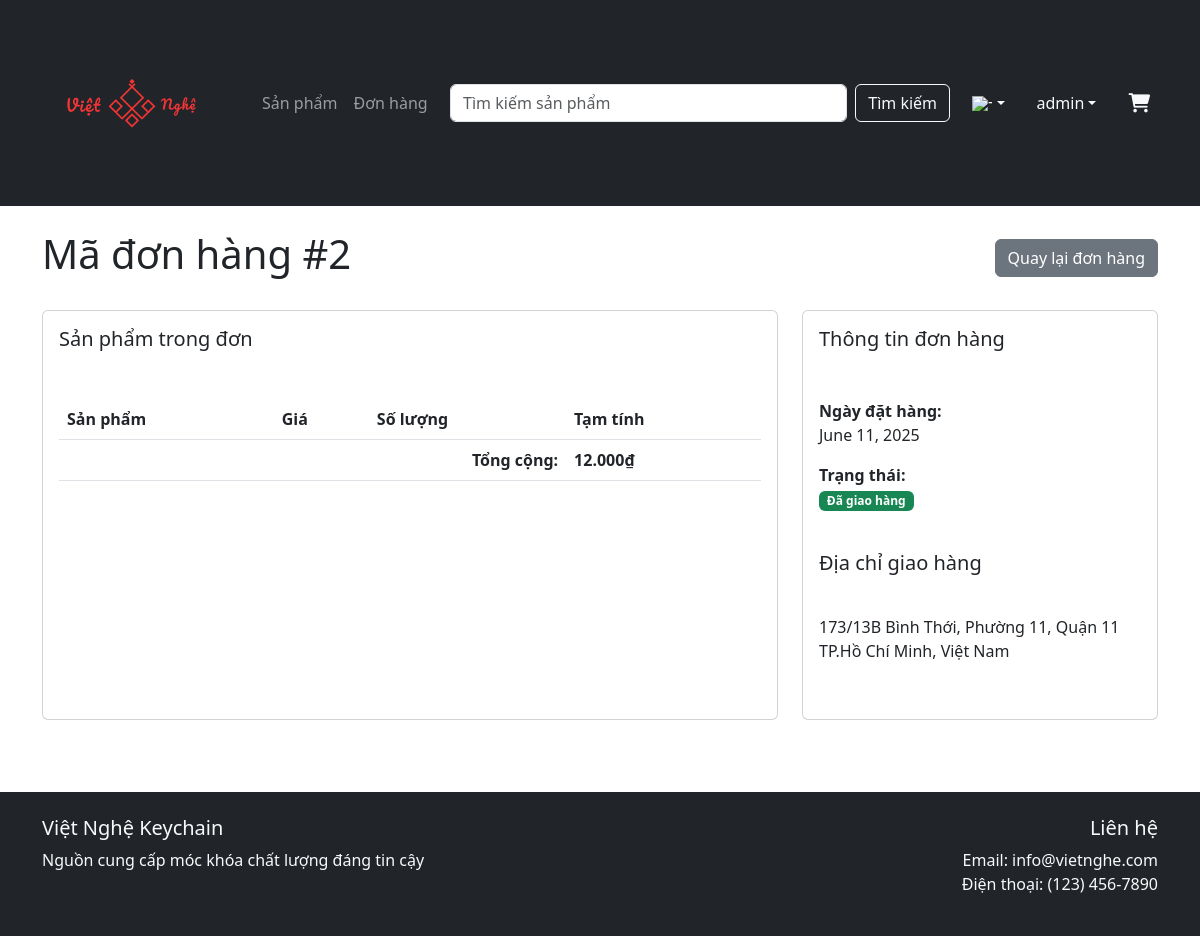
/orders/show/2 (signed in), run on the app's committed database.
### tables this page shows
CREATE TABLE `orders` (
  `order_id` int(11) NOT NULL,
  `user_id` int(11) NOT NULL,
  `cart_id` int(11) NOT NULL,
  `processed_by` int(11) DEFAULT NULL,
  `order_date` datetime DEFAULT current_timestamp(),
  `total_amount` decimal(8,2) NOT NULL,
  `status` enum('pending','processing','shipped','delivered','cancelled') DEFAULT 'pending',
  `shipping_address` varchar(200) DEFAULT NULL
);

### controllers/Controller.php (called while the page is built, shortened)
<?php
abstract class Controller {
    protected function render($view, $data = []) {
        extract($data);
        $viewPath = __DIR__ . "/../views/{$view}.php";
        require $viewPath;
        require __DIR__ . "/../views/layouts/main.php";
    }
}

### controllers/OrderController.php (called while the page is built, shortened)
<?php
require_once __DIR__ . '/Controller.php';
require_once __DIR__ . '/../models/Order.php';
class OrderController extends Controller {
    private $orderModel;
    public function __construct() {
        $this->orderModel = new Order();
    }
    public function show($id) {
        $order = $this->orderModel->getOrderDetails($id);
        if (!isset($order['shipping_city']) && isset($order['shipping_address'])) {
            $addressParts = explode("\n", $order['shipping_address']);
            $order['shipping_address'] = $addressParts[0] ?? '';
            if (isset($addressParts[1])) {
                $cityCountry = explode(", ", $addressParts[1]);
                $order['shipping_city'] = $cityCountry[0] ?? '';
                $order['shipping_country'] = $cityCountry[1] ?? '';
            }
        }
        $this->render('orders/detail', [
            'order' => $order,
            'basePath' => $this->basePath
        ]);
    }
    protected function getStatusBadgeClass($status) {
        switch ($status) {
            case 'delivered':
                return 'success';
        }
    }
}

### config/helpers.php (called while the page is built, shortened)
<?php
function getCurrentLanguage() {
    return isset($_SESSION['language']) ? $_SESSION['language'] : 'vi';
}
function __($key) {
    $languages = require __DIR__ . '/languages.php';
    $currentLang = getCurrentLanguage();
    return $languages[$currentLang][$key] ?? $key;
}
function formatCurrency($amount, $currency = 'VND') {
    if ($currency === 'VND') {
        return number_format($amount, 0, ',', '.') . '₫';
    } else {
        return '$' . number_format($amount, 2, '.', ',');
    }
}

### models/Model.php (called while the page is built, shortened)
<?php
class Model {
    public function __construct() {
        global $db;
        $this->db = $db;
    }
}

### models/Order.php (called while the page is built, shortened)
<?php
require_once __DIR__ . '/Model.php';
class Order extends Model {
    protected $table = 'orders';
    protected $primaryKey = 'order_id';
    public function getOrderDetails($orderId) {
        $sql = "SELECT * FROM {$this->table} WHERE {$this->primaryKey} = ?";
        $stmt = $this->db->prepare($sql);
        $stmt->bind_param("i", $orderId);
        $stmt->execute();
        $result = $stmt->get_result();
        $order = $result->fetch_assoc();
        $sql = "SELECT oi.*, p.name, p.image_url, p.deleted
                FROM order_items oi
                JOIN products p ON oi.product_id = p.product_id
                WHERE oi.order_id = ?";
        $stmt = $this->db->prepare($sql);
        $stmt->bind_param("i", $orderId);
        $stmt->execute();
        $result = $stmt->get_result();
        $order['items'] = $result->fetch_all(MYSQLI_ASSOC);
        return $order;
    }
}

### views/orders/detail.php (the view, shortened to what this page needs)
<div class="row">
    <div class="col-12">
        <div class="d-flex justify-content-between align-items-center mb-4">
            <h1><?= __('order_number') ?> #<?php echo $order['order_id']; ?></h1>
            <a href="<?= $basePath ?>/orders" class="btn btn-secondary">
                <i class="bi bi-arrow-left"></i> <?= __('back_to_orders') ?>
            </a>
        </div>
    </div>
</div>
<div class="row">
    <div class="col-md-8">
        <div class="card mb-4">
            <div class="card-body">
                <h5 class="card-title mb-4"><?= __('order_items') ?></h5>
                <div class="table-responsive">
                    <table class="table">
                        <thead>
                            <tr>
                                <th><?= __('product') ?></th>
                                <th><?= __('price') ?></th>
                                <th><?= __('quantity') ?></th>
                                <th><?= __('subtotal') ?></th>
                            </tr>
                        </thead>
                        <tfoot>
                            <tr>
                                <td colspan="3" class="text-end"><strong><?= __('total') ?>:</strong></td>
                                <td><strong><?= formatCurrency($order['total_amount']) ?></strong></td>
                            </tr>
                        </tfoot>
                    </table>
                </div>
            </div>
        </div>
    </div>
    <div class="col-md-4">
        <div class="card mb-4">
            <div class="card-body">
                <h5 class="card-title mb-4"><?= __('order_information') ?></h5>
                <p><strong><?= __('order_date') ?>:</strong><br>
                <?= date('F d, Y', strtotime($order['order_date'])) ?></p>
                <p><strong><?= __('order_status') ?>:</strong><br>
                <span class="badge bg-<?= $this->getStatusBadgeClass($order['status']) ?>">
                    <?= __('status_' . $order['status']) ?>
                </span></p>
                <h5 class="card-title mb-3 mt-4"><?= __('shipping_address') ?></h5>
                <address>
                    <?= nl2br(htmlspecialchars($order['shipping_address'])) ?>
                    <?php if (isset($order['shipping_city']) && isset($order['shipping_country'])): ?>
                        <br><?= htmlspecialchars($order['shipping_city']) ?>,
                        <?= htmlspecialchars($order['shipping_country']) ?>
                    <?php endif; ?>
                </address>
            </div>
        </div>
    </div>
</div>

### public/css/style.css (style rules this page uses)
html, body { height: 100%; margin: 0; }
body { display: flex; flex-direction: column; min-height: 100vh; }
.card { height: 100%; display: flex; flex-direction: column; }
.card-body { flex: 1; display: flex; flex-direction: column; }
.card-title { min-height: 3rem; overflow: hidden; text-overflow: ellipsis; display: -webkit-box; -webkit-line-clamp: 2; -webkit-box-orient: vertical; }
.btn { white-space: nowrap; min-width: max-content; }

### data on the page
orders: order_id "2", total_amount "12.000₫", order_date "June 11, 2025", status "Đã giao hàng"

### other printed values
__('products') "Sản phẩm"
__('orders') "Đơn hàng"
__('search_button') "Tìm kiếm"
$_SESSION['user']['first_name'] . ' ' . $_SESSION['user']['last_name'] "admin"
__('order_number') "Mã đơn hàng"
__('back_to_orders') "Quay lại đơn hàng"
__('order_items') "Sản phẩm trong đơn"
__('product') "Sản phẩm"
__('price') "Giá"
__('quantity') "Số lượng"
__('subtotal') "Tạm tính"
__('total') "Tổng cộng"
__('order_information') "Thông tin đơn hàng"
__('order_date') "Ngày đặt hàng"
__('order_status') "Trạng thái"
